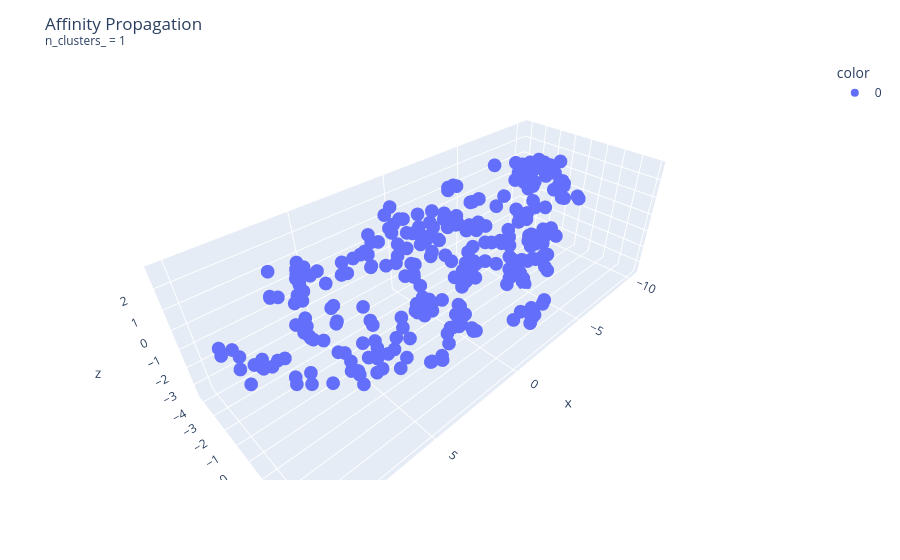
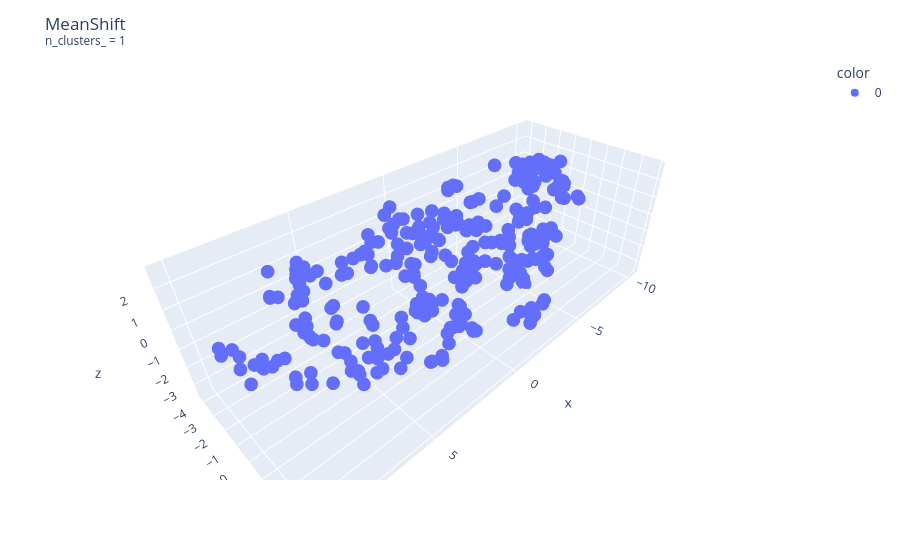
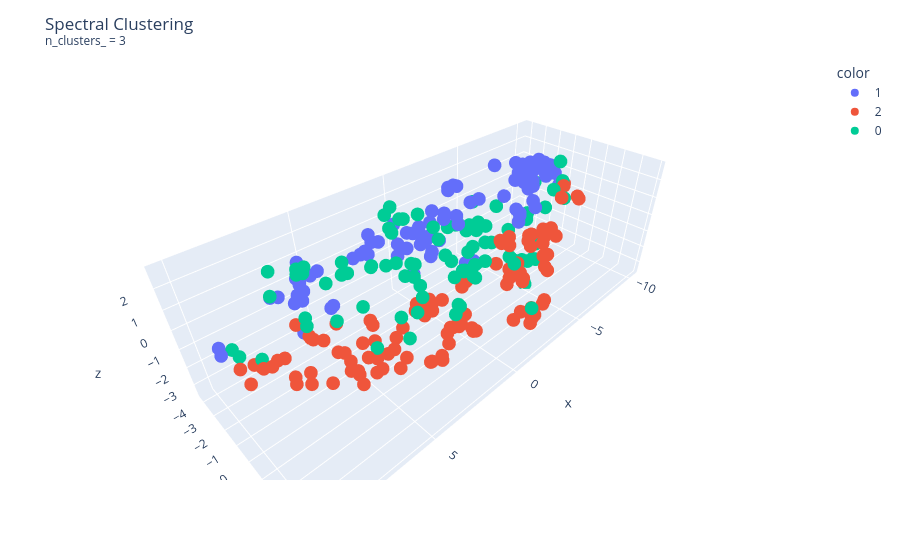
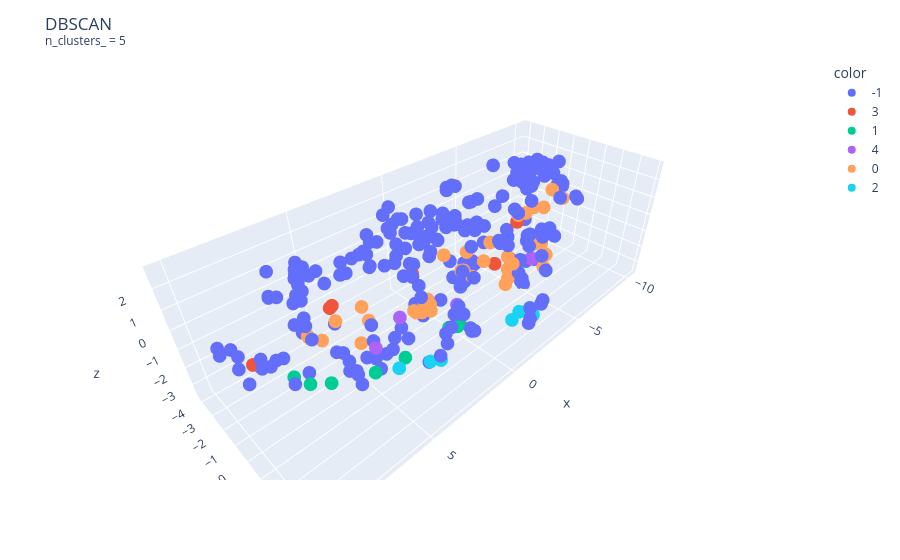

The notebook cell these images were saved under, in order:
### Code cell
''' Experiment '''
# https://scikit-learn.org/stable/auto_examples/cluster/plot_cluster_comparison.html


## Parameters

params = {
    "quantile": 0.3,
    "eps": .01,
    "damping": 0.9,
    "preference": -200,
    "n_neighbors": 3,
    "n_clusters": 3,
    "min_samples": 7,
    "xi": 0.05,
    "min_cluster_size": 0.1,
    "allow_single_cluster": True,
    "hdbscan_min_cluster_size": 15,
    "hdbscan_min_samples": 3,
    "random_state": 42,
}

# estimate bandwidth for mean shift
bandwidth = estimate_bandwidth(cluster_input, quantile=params["quantile"])

## Models ##

affinity_propagation = AffinityPropagation(
    damping=params["damping"],
    preference=params["preference"],
    random_state=params["random_state"],
)

ms = MeanShift(bandwidth=bandwidth, bin_seeding=True)

spectral = SpectralClustering(
    n_clusters=params["n_clusters"],
    eigen_solver="arpack",
    affinity="nearest_neighbors",
    random_state=params["random_state"],
)
dbscan = DBSCAN(eps=params["eps"])

hdbscan = HDBSCAN(
    min_samples=params["hdbscan_min_samples"],
    min_cluster_size=params["hdbscan_min_cluster_size"],
    allow_single_cluster=params["allow_single_cluster"],
    copy=True,
)

optics = OPTICS(
    min_samples=params["min_samples"],
    xi=params["xi"],
    min_cluster_size=params["min_cluster_size"],
)

clustering_algorithms = (
    ("Affinity\nPropagation", affinity_propagation),
    ("MeanShift", ms),
    ("Spectral\nClustering", spectral),
    ("DBSCAN", dbscan),
    ("HDBSCAN", hdbscan),
    ("OPTICS", optics)
)

## Evaluate ##

for name, algorithm in clustering_algorithms:
    print(name)

    # Fit
    t0 = time()
    algorithm.fit(cluster_input)
    t1 = time()

    # Labels
    y_pred = None
    if hasattr(algorithm, "labels_"):
        y_pred = algorithm.labels_.astype(int)
    else:
        y_pred = algorithm.predict(cluster_input)
    
    n_clusters_ = len(set(y_pred)) - (1 if -1 in y_pred else 0)

    # Visualize
    fig = tsne_chart(colors=y_pred.astype(str))
    fig.update_layout(
        title=f'{name}<br><sup>{n_clusters_ = }</sup>',
    )
    fig.show()

### Figure 1 — Plotly figure (JSON) as saved in the notebook; plotly's stock layout.template omitted (floating-point values rounded to 4 significant figures; data arrays with more than 128 entries replaced by an {"elided": "..."} marker saying what was removed)
{"data": [{"hovertemplate": "color=0<br>x=%{x}<br>y=%{y}<br>z=%{z}<extra></extra>", "legendgroup": "0", "marker": {"color": "#636efa", "symbol": "circle"}, "mode": "markers", "name": "0", "scene": "scene", "showlegend": true, "type": "scatter3d", "x": {"elided": "288 float values"}, "y": {"elided": "288 float values"}, "z": {"elided": "288 float values"}}], "layout": {"legend": {"title": {"text": "color"}, "tracegroupgap": 0}, "margin": {"t": 60}, "scene": {"domain": {"x": [0, 1], "y": [0, 1]}, "xaxis": {"title": {"text": "x"}}, "yaxis": {"title": {"text": "y"}}, "zaxis": {"title": {"text": "z"}}}, "title": {"text": "Affinity\nPropagation<br><sup>n_clusters_ = 1</sup>"}, "xaxis": {"title": {"text": "TSNE Component 1"}}, "yaxis": {"title": {"text": "TSNE Component 2"}}}}

### Figure 2 — Plotly figure (JSON) as saved in the notebook; plotly's stock layout.template omitted (floating-point values rounded to 4 significant figures; data arrays with more than 128 entries replaced by an {"elided": "..."} marker saying what was removed)
{"data": [{"hovertemplate": "color=0<br>x=%{x}<br>y=%{y}<br>z=%{z}<extra></extra>", "legendgroup": "0", "marker": {"color": "#636efa", "symbol": "circle"}, "mode": "markers", "name": "0", "scene": "scene", "showlegend": true, "type": "scatter3d", "x": {"elided": "288 float values"}, "y": {"elided": "288 float values"}, "z": {"elided": "288 float values"}}], "layout": {"legend": {"title": {"text": "color"}, "tracegroupgap": 0}, "margin": {"t": 60}, "scene": {"domain": {"x": [0, 1], "y": [0, 1]}, "xaxis": {"title": {"text": "x"}}, "yaxis": {"title": {"text": "y"}}, "zaxis": {"title": {"text": "z"}}}, "title": {"text": "MeanShift<br><sup>n_clusters_ = 1</sup>"}, "xaxis": {"title": {"text": "TSNE Component 1"}}, "yaxis": {"title": {"text": "TSNE Component 2"}}}}

### Figure 3 — Plotly figure (JSON) as saved in the notebook; plotly's stock layout.template omitted (floating-point values rounded to 4 significant figures)
{"data": [{"hovertemplate": "color=1<br>x=%{x}<br>y=%{y}<br>z=%{z}<extra></extra>", "legendgroup": "1", "marker": {"color": "#636efa", "symbol": "circle"}, "mode": "markers", "name": "1", "scene": "scene", "showlegend": true, "type": "scatter3d", "x": [4.508, 4.966, -10.2, -0.2355, 0.05399, 2.063, 1.483, -4.713, -8.78, -7.795, 1.38, 6.024, 6.957, -7.055, -9.201, -4.898, -5.744, 2.421, -2.06, 0.5084, -0.7125, -0.923, 7.25, 5.826, -2.14, -6.209, 1.771, -7.775, 5.915, -0.5874, 0.02157, 1.972, -5.488, 5.724, 0.282, -1.839, -5.076, -9.262, -7.818, 1.891, -9.564, -1.082, -3.04, -0.3587, -1.899, -9.784, -7.426, -6.289, 5.174, -0.8508, -9.155, -5.852, -6.266, -3.003, -2.409, 5.244, 6.331, -8.128, -7.379, -9.244, 6.456, -4.272, -2.648, -3.409, 6.003, -3.001, 2.752, -6.67, -1.225, -2.848, -9.928, -6.337, -7.775, -8.309, 9.957, 5.329, 9.88, 5.717, -2.762, -5.002, -6.245, -0.4329, -5.877, -1.628, -5.636, -8.495, 2.352, -5.769, 6.098], "y": [-3.831, -3.647, -2.027, -3.299, -3.637, -3.596, -0.8052, -3.18, -2.917, -1.427, -4.18, -2.331, -2.693, -1.188, -0.6491, 0.008785, -0.5231, -2.82, -2.511, -3.281, -2.271, -2.888, -2.742, -3.042, -1.71, -0.1838, -2.855, -2.185, -2.757, -1.828, -2.478, -3.118, -0.4538, -3.232, -2.601, -3.128, -0.1128, -2.383, -2.699, -1.348, -1.225, -2.824, -2.826, -1.676, -0.8122, -2.159, -1.128, -1.287, -1.672, -2.947, -1.157, -0.995, -0.4686, -3.158, -0.7421, -1.765, -2.435, -0.669, -1.452, -1.231, -2.421, -0.5647, -2.067, -1.425, -2.822, -2.558, -3.579, -1.322, -2.623, -3.286, -2.652, -0.09712, -0.6261, -1.46, -1.302, -3.917, -1.618, -3.295, -2.917, -0.3116, -2.899, -2.543, -1.077, -2.406, -1.002, -1.968, -3.553, -0.2404, -2.806], "z": [0.03558, 0.1124, 1.077, -0.6886, -0.4623, 0.05037, -0.1188, 0.2708, 1.206, 1.082, 0.4136, 0.5524, 0.5605, 2.455, 0.6272, 0.7828, 1.997, 0.4128, 0.5644, 0.9981, 0.2348, -0.2969, 0.6653, -0.4546, 1.036, 0.9096, 0.7779, 1.814, 0.7415, -0.3692, 0.6441, 0.737, -0.1442, 0.241, 0.7325, 0.8686, 0.5549, 1.252, 1.737, 0.777, 1.038, -0.4289, 1.963, -0.4558, -1.169, 1.33, 1.01, 2.519, -0.3075, -0.5716, 1.404, 2.33, 2.422, 1.589, -1.267, -0.4493, -1.556, 1.789, 2.036, 1.278, 0.1173, 1.74, 0.2194, 1.589, 0.9164, 2.026, -0.005369, 1.692, 0.6652, 0.284, 1.305, 0.5182, 1.643, 1.668, 0.4229, 0.8502, 0.5048, 0.6453, 1.902, 0.8302, 2.012, 0.7729, 1.941, -0.4332, 1.991, 1.629, 0.02844, 1.731, 0.1192]}, {"hovertemplate": "color=2<br>x=%{x}<br>y=%{y}<br>z=%{z}<extra></extra>", "legendgroup": "2", "marker": {"color": "#EF553B", "symbol": "circle"}, "mode": "markers", "name": "2", "scene": "scene", "showlegend": true, "type": "scatter3d", "x": [5.486, 5.85, 2.007, 9.164, -3.218, -1.351, 8.068, -2.854, 9.712, 2.995, -1.132, -9.285, 1.832, 1.725, 6.663, -1.07, 3.561, 1.157, 6.28, 5.84, 6.456, 3.975, -3.806, 1.592, 1.899, 4.216, -2.129, -9.255, -3.222, 1.189, -3.148, 5.176, -2.794, -2.999, 8.958, -1.988, 1.664, 4.135, -8.837, -1.804, 6.287, 0.9072, -3.834, 8.515, 5.326, 7.458, -1.511, 5.349, 9.805, -3.357, 0.5823, -0.9617, 9.128, 3.056, 4.712, 6.1, 5.228, 3.016, 1.927, -2.29, 3.638, 0.6711, -4.446, -4.367, 1.91, -3.084, 1.731, -3.025, 5.683, 5.643, -5.306, -3.76, 8.198, -2.875, -4.427, 3.645, -1.208, 2.348, 7.377, 6.951, -7.053, -3.007, -1.773, -1.306, 0.6283, -5.152, -9.432, -0.773, 4.332, 5.11, 8.8, 2.926, -4.601, 5.94, 4.817, 8.655, -4.952, 6.799, 3.767, -5.074, 0.7181, -4.578, 5.912, 7.686, 1.626, -1.421], "y": [1.584, 1.552, 2.845, -0.7151, 1.568, -0.2367, -0.08475, 2.101, -0.5016, 2.847, 2.407, -0.3824, 0.3088, 0.5931, -1.181, 3.934, 3.127, 2.556, 0.9066, -0.1698, -1.733, 1.461, 1.449, -0.6653, 2.064, -0.5315, 3.163, 0.6785, 1.781, 1.215, 3.153, 1.085, 1.27, 1.203, -0.6514, 1.732, 0.557, 0.4047, -0.1135, 3.489, -0.8846, 2.49, 1.59, 0.5428, 1.289, 0.7334, 2.04, -1.367, 0.5063, 1.657, 1.963, -0.1528, 0.04711, 2.993, 1.961, 1.165, 1.053, 2.579, 0.2697, 0.961, 2.546, 1.382, 1.773, 2.346, -0.2046, 1.464, 0.1097, 0.2112, -0.07831, 0.3301, 1.647, 2.318, 0.1891, 3.258, 2.14, 2.63, 3.232, 0.2159, -0.2637, 0.5481, 0.9434, 1.058, 3.609, 1.816, 0.1043, 1.753, 0.477, 3.196, 1.146, 0.09145, -0.03274, -0.007506, 1.041, 1.101, 0.8668, 0.2209, 1.517, -1.973, 0.578, 2.125, 1.289, 1.881, -0.5602, 0.3173, 0.3295, 3.657], "z": [-0.8292, -0.5444, 0.03545, -0.1712, -1.228, -1.709, -1.158, 0.985, 0.1625, -0.3477, -0.3736, 0.7847, -0.8582, -0.9219, -0.8247, -1.387, -0.9498, -1.577, -1.418, -1.513, -1.213, -1.939, 0.5701, -2.066, -1.21, -1.006, -1.863, 0.2403, -1.448, -2.208, -1.98, -0.4657, -1.472, -1.527, -0.3878, 0.965, -1.331, -2.353, 0.873, -1.903, -1.007, -1.764, 0.02576, 0.5884, 0.5724, 0.8857, 1.744, -0.9968, 0.2819, -1.779, -2.146, -1.793, 0.1719, -0.7359, -1.646, -1.562, -2.187, -1.966, -1.444, 0.7409, -1.654, -2.22, 0.7777, -1.272, -1.235, -0.656, -1.838, -1.269, -2.033, -2.322, -1.113, 0.893, -1.223, -1.994, -1.185, -1.555, -1.508, -1.142, -1.574, -1.857, 1.195, -1.166, -1.8, 1.421, -1.564, 0.5423, 0.2448, -1.741, -1.442, -1.285, -0.02695, -1.887, 0.1215, -2.281, -2.406, 0.3551, -0.337, -0.5411, -1.551, 0.2921, -2.382, -0.7407, -1.692, -1.519, -0.8527, -2.045]}, {"hovertemplate": "color=0<br>x=%{x}<br>y=%{y}<br>z=%{z}<extra></extra>", "legendgroup": "0", "marker": {"color": "#00cc96", "symbol": "circle"}, "mode": "markers", "name": "0", "scene": "scene", "showlegend": true, "type": "scatter3d", "x": [7.279, 2.832, -5.769, 0.1481, -4.84, -8.762, 6.285, 4.878, -6.621, 1.838, 1.603, -4.38, 6.225, 1.723, 3.977, 1.141, 4.79, -5.563, 3.424, -8.521, 2.069, 0.9325, -3.579, 7.401, -4.923, -3.337, -8.334, -5.033, 1.067, -6.139, 2.45, 7.278, 1.884, 0.5115, -8.843, 9.471, -5.629, -5.146, 5.045, 1.185, -5.439, 6.346, 5.521, -5.356, -4.973, 1.105, 2.103, -0.01478, 3.406, 5.378, 8.948, -5.088, 1.297, -3.299, 4.011, -5.947, -3.929, 2.51, -8.93, 4.441, -2.514, -3.37, -0.1082, 2.281, 0.662, 2.398, -8.333, -5.233, 1.071, 5.609, 0.4981, -5.212, -4.187, 6.174, 1.722, -4.344, 4.001, 0.8612, -2.429, 2.755, 9.549, -4.543, -0.4706, 7.165, -4.25, -1.246, -7.149, 1.855, 4.289, -2.916, 3.05, 0.6261, -5.65], "y": [0.06254, 1.283, 0.6641, 1.472, -3.144, -3.115, -1.341, -1.009, -2.923, -2.137, -1.445, -3.793, -2.224, -0.4089, -0.4096, -0.7729, -0.8572, 0.6189, 1.625, -1.808, -1.578, -0.05978, -3.777, 0.3236, -0.3475, 0.3345, -0.3888, 0.3075, -2.721, -0.4342, 0.7226, -2.655, -0.4622, 0.5885, -0.5225, -1.033, 0.2619, -0.2294, -0.8721, 1.968, -1.043, -1.878, -1.332, -3.129, 1.093, 0.8238, -1.377, 1.066, -0.1924, 1.495, -0.4097, -0.04185, 2.691, -0.3761, 1.335, -0.2842, -1.337, 3.048, -0.2759, 2.32, 1.692, -2.96, 1.389, 2.599, 0.9322, -0.8426, 0.3214, 0.4494, 1.789, -0.7942, 1.393, 0.5237, -2.103, -1.768, -1.028, -2.348, -0.3276, 0.1656, 1.44, 0.7192, -1.337, -2.536, 1.651, -2.526, -2.781, 3.757, -0.02028, 2.328, -0.8374, -1.758, 0.5292, 2.0, -2.821], "z": [1.345, 0.4805, -2.086, 1.745, 0.2679, 1.102, 2.352, 2.048, -0.5835, 2.471, 2.458, -1.116, 1.526, 0.7034, 1.671, 2.77, 1.569, -1.978, 0.2437, 0.647, 2.146, 2.36, -1.058, 1.209, -2.083, -0.1263, 0.73, -1.947, 2.345, -0.2379, 0.5568, 0.7979, 0.7959, 0.7698, 2.162, 0.2151, -2.333, -2.308, 1.61, 1.258, -0.8447, 2.023, 1.207, -1.204, -0.5635, 1.464, 2.027, 1.216, 1.572, -0.4158, 0.164, -2.485, 1.381, -0.402, 0.1695, 0.2661, -1.101, 0.8537, 1.083, -0.001072, -0.2958, -0.479, 0.6655, 0.04841, 0.1672, 0.8868, 0.4771, -3.441, 1.157, -0.3485, 0.6819, -3.524, -2.923, 1.801, 2.677, -0.9651, 1.78, 1.837, 0.01682, 1.149, 0.4025, -0.9744, 0.812, 1.997, -0.7844, -1.019, 0.2406, 0.1406, -0.3999, -0.1338, 1.249, 0.7381, -1.434]}], "layout": {"legend": {"title": {"text": "color"}, "tracegroupgap": 0}, "margin": {"t": 60}, "scene": {"domain": {"x": [0, 1], "y": [0, 1]}, "xaxis": {"title": {"text": "x"}}, "yaxis": {"title": {"text": "y"}}, "zaxis": {"title": {"text": "z"}}}, "title": {"text": "Spectral\nClustering<br><sup>n_clusters_ = 3</sup>"}, "xaxis": {"title": {"text": "TSNE Component 1"}}, "yaxis": {"title": {"text": "TSNE Component 2"}}}}

### Figure 4 — Plotly figure (JSON) as saved in the notebook; plotly's stock layout.template omitted (floating-point values rounded to 4 significant figures; data arrays with more than 128 entries replaced by an {"elided": "..."} marker saying what was removed)
{"data": [{"hovertemplate": "color=-1<br>x=%{x}<br>y=%{y}<br>z=%{z}<extra></extra>", "legendgroup": "-1", "marker": {"color": "#636efa", "symbol": "circle"}, "mode": "markers", "name": "-1", "scene": "scene", "showlegend": true, "type": "scatter3d", "x": {"elided": "224 float values"}, "y": {"elided": "224 float values"}, "z": {"elided": "224 float values"}}, {"hovertemplate": "color=3<br>x=%{x}<br>y=%{y}<br>z=%{z}<extra></extra>", "legendgroup": "3", "marker": {"color": "#EF553B", "symbol": "circle"}, "mode": "markers", "name": "3", "scene": "scene", "showlegend": true, "type": "scatter3d", "x": [9.164, 1.483, -5.488, 5.174, 5.244, -3.025], "y": [-0.7151, -0.8052, -0.4538, -1.672, -1.765, 0.2112], "z": [-0.1712, -0.1188, -0.1442, -0.3075, -0.4493, -1.269]}, {"hovertemplate": "color=1<br>x=%{x}<br>y=%{y}<br>z=%{z}<extra></extra>", "legendgroup": "1", "marker": {"color": "#00cc96", "symbol": "circle"}, "mode": "markers", "name": "1", "scene": "scene", "showlegend": true, "type": "scatter3d", "x": [8.068, 3.975, -2.129, 1.189, 5.228, 0.6711, 6.951, 0.7181, 7.686], "y": [-0.08475, 1.461, 3.163, 1.215, 1.053, 1.382, 0.5481, 1.289, 0.3173], "z": [-1.158, -1.939, -1.863, -2.208, -2.187, -2.22, -1.857, -2.382, -1.519]}, {"hovertemplate": "color=4<br>x=%{x}<br>y=%{y}<br>z=%{z}<extra></extra>", "legendgroup": "4", "marker": {"color": "#ab63fa", "symbol": "circle"}, "mode": "markers", "name": "4", "scene": "scene", "showlegend": true, "type": "scatter3d", "x": [-5.563, 5.378, 4.011, 1.855], "y": [0.6189, 1.495, 1.335, 2.328], "z": [-1.978, -0.4158, 0.1695, 0.1406]}, {"hovertemplate": "color=0<br>x=%{x}<br>y=%{y}<br>z=%{z}<extra></extra>", "legendgroup": "0", "marker": {"color": "#FFA15A", "symbol": "circle"}, "mode": "markers", "name": "0", "scene": "scene", "showlegend": true, "type": "scatter3d", "x": [-1.132, 3.424, 1.832, 1.725, -3.337, 6.663, -8.334, 6.456, 4.216, -2.794, 8.958, -4.973, 1.105, -0.01478, 1.664, 6.287, -3.299, -5.076, -5.947, 1.927, -2.514, -5.306, -8.333, -4.427, 1.071, 2.348, 5.609, -3.007, 0.4981, 5.11, -2.429, -0.4706, -6.337, -4.952, -7.149, 1.626, 4.289, 0.6261], "y": [2.407, 1.625, 0.3088, 0.5931, 0.3345, -1.181, -0.3888, -1.733, -0.5315, 1.27, -0.6514, 1.093, 0.8238, 1.066, 0.557, -0.8846, -0.3761, -0.1128, -0.2842, 0.2697, 1.692, 1.647, 0.3214, 2.14, 1.789, 0.2159, -0.7942, 1.058, 1.393, 0.09145, 1.44, 1.651, -0.09712, 1.517, -0.02028, 0.3295, -0.8374, 2.0], "z": [-0.3736, 0.2437, -0.8582, -0.9219, -0.1263, -0.8247, 0.73, -1.213, -1.006, -1.472, -0.3878, -0.5635, 1.464, 1.216, -1.331, -1.007, -0.402, 0.5549, 0.2661, -1.444, -0.2958, -1.113, 0.4771, -1.185, 1.157, -1.142, -0.3485, -1.166, 0.6819, -1.285, 0.01682, 0.812, 0.5182, -0.337, 0.2406, -0.8527, -0.3999, 0.7381]}, {"hovertemplate": "color=2<br>x=%{x}<br>y=%{y}<br>z=%{z}<extra></extra>", "legendgroup": "2", "marker": {"color": "#19d3f3", "symbol": "circle"}, "mode": "markers", "name": "2", "scene": "scene", "showlegend": true, "type": "scatter3d", "x": [-1.804, 4.712, 3.016, 3.645, -1.208, -1.773, -0.773], "y": [3.489, 1.961, 2.579, 2.63, 3.232, 3.609, 3.196], "z": [-1.903, -1.646, -1.966, -1.555, -1.508, -1.8, -1.741]}], "layout": {"legend": {"title": {"text": "color"}, "tracegroupgap": 0}, "margin": {"t": 60}, "scene": {"domain": {"x": [0, 1], "y": [0, 1]}, "xaxis": {"title": {"text": "x"}}, "yaxis": {"title": {"text": "y"}}, "zaxis": {"title": {"text": "z"}}}, "title": {"text": "DBSCAN<br><sup>n_clusters_ = 5</sup>"}, "xaxis": {"title": {"text": "TSNE Component 1"}}, "yaxis": {"title": {"text": "TSNE Component 2"}}}}
